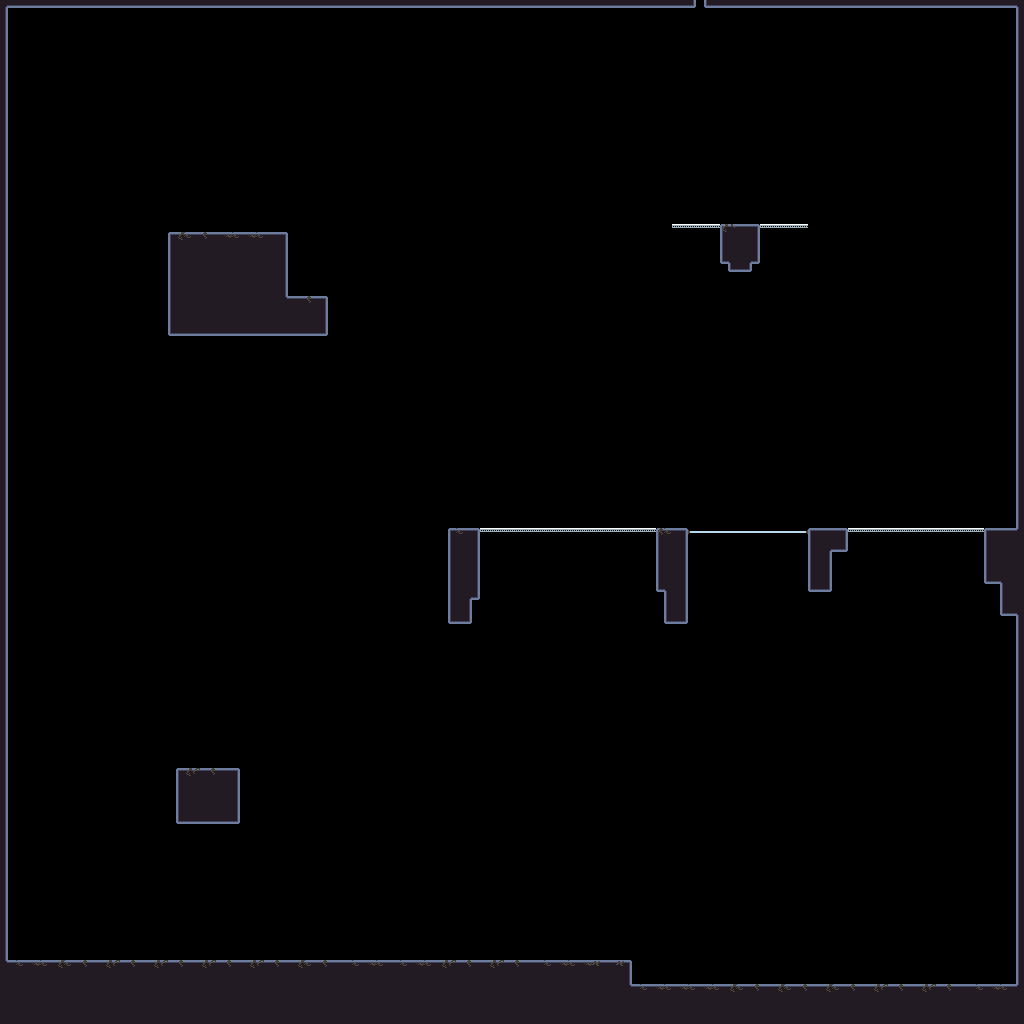

Rendered tile map (Tiled .tmx) drawn with the repository's tilesets; below, a short description and the map source with its tile grids summarised:
An orthogonal 128x128 tile map with 8x8 px tiles, 4 tile layers (Ground, Semisolids, Windows, Branches), 5 tilesets and 19 objects.

<map version="1.10" tiledversion="1.10.2" orientation="orthogonal" renderorder="right-down" width="128" height="128" tilewidth="8" tileheight="8" infinite="0" nextlayerid="6" nextobjectid="24">
 <tileset firstgid="1" source="../Tilesets/Mechanics.tsx" />
 <tileset firstgid="19" source="../Tilesets/Rocks.tsx" />
 <tileset firstgid="55" source="../Tilesets/Branches.tsx" />
 <tileset firstgid="85" source="../Tilesets/Semisolid.tsx" />
 <tileset firstgid="119" source="../Tilesets/Windows.tsx" />
 <layer id="1" name="Ground" width="128" height="128">
  <data>[16384 cells, 1704 non-empty, 13 distinct tile ids]</data>
 </layer>
 <layer id="4" name="Semisolids" width="128" height="128">
  <data>[16384 cells, 51 non-empty, 1 distinct tile ids]</data>
 </layer>
 <layer id="5" name="Windows" width="128" height="128">
  <data>[16384 cells, 15 non-empty, 3 distinct tile ids]</data>
 </layer>
 <objectgroup id="3" name="Mechanics">
  <object id="1" gid="17" x="208" y="232" width="40" height="48" />
  <object id="2" gid="4" x="216" y="232" width="10" height="24" />
  <object id="3" gid="18" x="720" y="224" width="40" height="48" />
  <object id="4" gid="12" x="200" y="768" width="13" height="15" />
  <object id="6" gid="12" x="592" y="528" width="13" height="15" />
  <object id="7" gid="12" x="560" y="528" width="13" height="15" />
  <object id="8" gid="12" x="656" y="528" width="13" height="15" />
  <object id="9" gid="12" x="296" y="296" width="13" height="15" />
  <object id="10" gid="13" x="72" y="888" width="24" height="24">
   <properties>
    <property name="SetEndpoint" type="object" value="11" />
    <property name="Speed" type="int" value="300" />
   </properties>
  </object>
  <object id="11" gid="8" x="80" y="224" width="8" height="8" />
  <object id="12" gid="16" x="624" y="528" width="16" height="16" />
  <object id="13" gid="16" x="680" y="224" width="16" height="16" />
  <object id="14" gid="12" x="712" y="528" width="13" height="15" />
  <object id="15" gid="12" x="776" y="528" width="13" height="15" />
  <object id="16" gid="12" x="744" y="528" width="13" height="15" />
  <object id="17" gid="12" x="888" y="520" width="13" height="15" />
  <object id="21" gid="12" x="840" y="824" width="13" height="15" />
  <object id="22" gid="13" x="832" y="848" width="24" height="24">
   <properties>
    <property name="SetEndpoint" type="object" value="23" />
    <property name="Speed" type="int" value="300" />
   </properties>
  </object>
  <object id="23" gid="8" x="696" y="840" width="8" height="8" />
 </objectgroup>
 <layer id="2" name="Branches" width="128" height="128">
  <data>[16384 cells, 165 non-empty, 8 distinct tile ids]</data>
 </layer>
</map>
